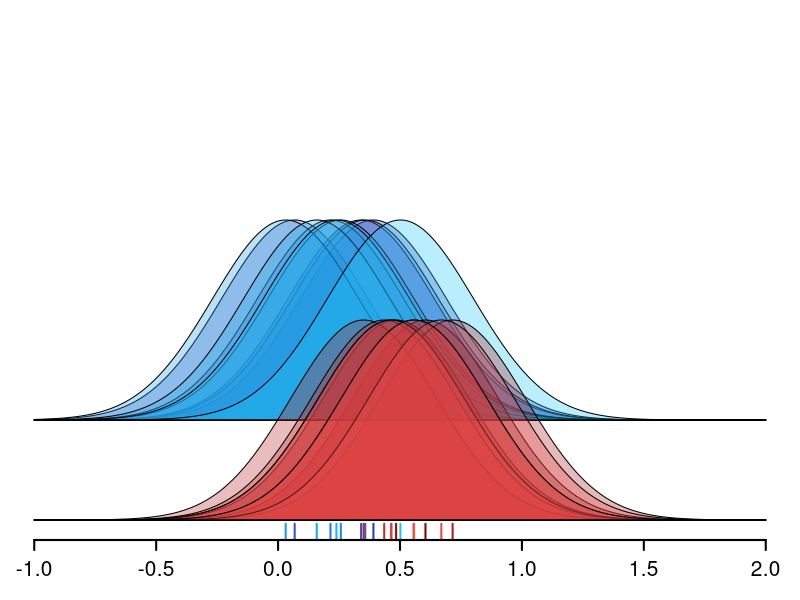

Reproduce this figure in R.
rm(list=ls())
n <- 10
case_color_palette <- grDevices::colorRampPalette(c(rgb(140, 0, 0, maxColorValue = 255),
                                                    rgb(244, 84, 84, maxColorValue = 255)))(n)
control_color_palette <- grDevices::colorRampPalette(c(rgb(47, 60, 190, maxColorValue = 255),
                                                       rgb(27, 198, 245, maxColorValue = 255)))(n)
transparent_gray <- rgb(0.5,0.5,0.5,0.3)
two_letters <- substr(transparent_gray, start = 8, stop = 9)
case_color_trans_palette <- paste0(case_color_palette, two_letters)
control_color_trans_palette <- paste0(control_color_palette, two_letters)

set.seed(10)
case_mean_vec <- 0.6 + runif(n, min = -0.3, 0.3)
case_sd_vec <- rep(0.3, n)
case_size_vec <- rep(1, n)

control_mean_vec <- 0.3 + runif(n, min = -0.3, 0.3)
control_sd_vec <- rep(0.3, n)
control_size_vec <- rep(1, n)

xlim <- c(-1,2)
ylim <- c(0, 10)

case_gaussian_list <- lapply(1:n, function(i){
  mean_val <- case_mean_vec[i]
  sd_val <- case_sd_vec[i]
  xseq <- seq(xlim[1], xlim[2], length.out = 1000)
  yseq <- stats::dnorm(xseq, mean = mean_val, sd = sd_val)
  yseq <- yseq - min(yseq)
  yseq <- yseq/max(yseq)*4*case_size_vec[i]
  cbind(xseq, yseq)
})
control_gaussian_list <- lapply(1:n, function(i){
  mean_val <- control_mean_vec[i]
  sd_val <- control_sd_vec[i]
  xseq <- seq(xlim[1], xlim[2], length.out = 1000)
  yseq <- stats::dnorm(xseq, mean = mean_val, sd = sd_val)
  yseq <- yseq - min(yseq)
  yseq <- yseq/max(yseq)*4*control_size_vec[i]
  cbind(xseq, yseq)
})

par(mar = c(3,0.25,0,0.25))
plot(NA,
     xlim = xlim,
     ylim = ylim,
     xaxt = "n", yaxt = "n", bty = "n",
     xlab = "", ylab = "")
for(i in 1:n){
  graphics::polygon(x = c(control_gaussian_list[[i]][,1], rev(control_gaussian_list[[i]][,1])),
                    y = 2+c(control_gaussian_list[[i]][,2], rep(0, nrow(control_gaussian_list[[i]]))),
                    col = control_color_trans_palette[i])
}
for(i in 1:n){
  graphics::polygon(x = c(case_gaussian_list[[i]][,1], rev(case_gaussian_list[[i]][,1])),
                    y = c(case_gaussian_list[[i]][,2], rep(0, nrow(case_gaussian_list[[i]]))),
                    col = case_color_trans_palette[i])
}

for(i in 1:n){
  graphics::rug(control_mean_vec[i],
                col = control_color_palette[i],
                lwd = 2)
  graphics::rug(case_mean_vec[i],
                col = case_color_palette[i],
                lwd = 2)
}

axis(side = 1, lwd = 2, cex.axis = 1.25, cex.lab = 1.25)
